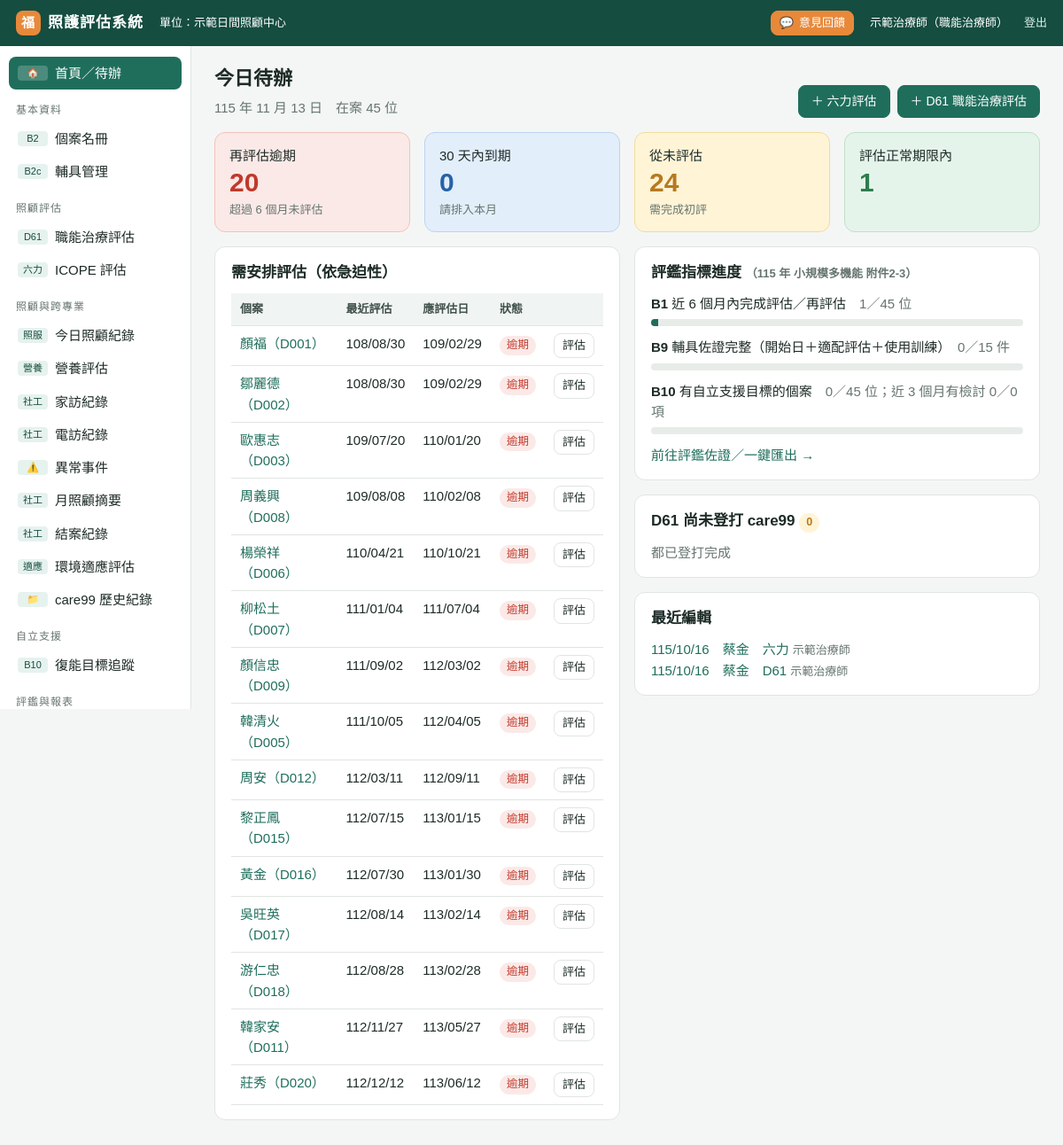
Page / (signed in) on the earlier database version.
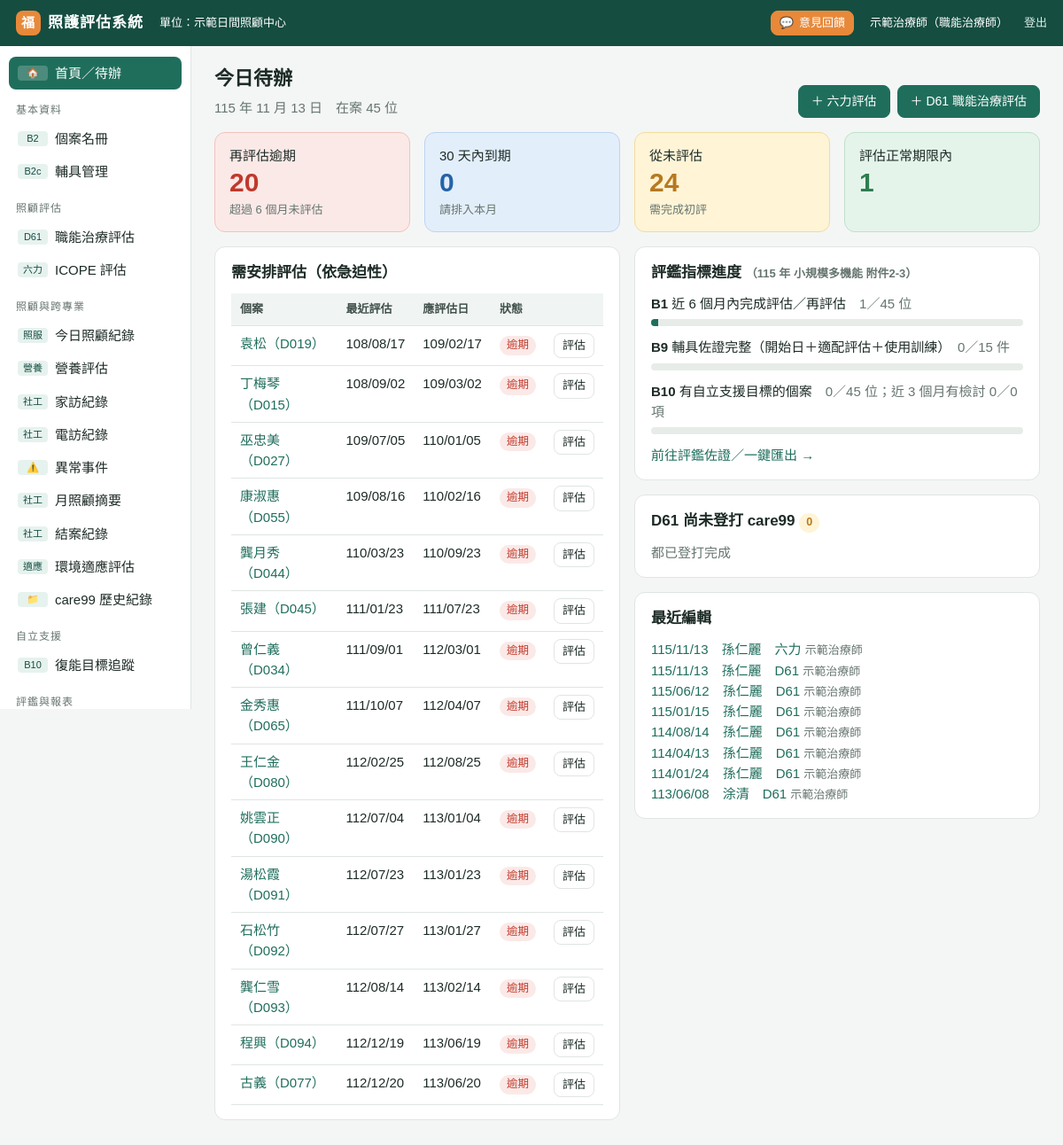
Same page on the later database version.
### tables this page shows
CREATE TABLE clients (id INTEGER PRIMARY KEY, case_no TEXT, name TEXT, gender TEXT, birth TEXT,
  services TEXT, supervisor TEXT, living TEXT, identity TEXT, phone TEXT, phone2 TEXT, address TEXT,
  diagnosis TEXT, status TEXT DEFAULT '在案', note TEXT, created TEXT, updated TEXT);

CREATE TABLE assessments (id INTEGER PRIMARY KEY, client_id INTEGER, type TEXT, date TEXT,
  assessor TEXT, kind TEXT, data TEXT, summary TEXT, note TEXT, next_due TEXT, keyed INTEGER DEFAULT 0,
  created TEXT, updated TEXT, source_id TEXT);

### app.py (the view)
@app.route("/")
@login_required
def home():
    cs = active_clients()
    counts = {k: sum(1 for c in cs if c["due"]["status"] == k) for k in ("逾期", "30天內到期", "未評估", "正常")}
    todo = sorted([c for c in cs if c["due"]["status"] != "正常"],
                  key=lambda c: ({"逾期": 0, "未評估": 1, "30天內到期": 2}[c["due"]["status"]], c["due"]["next"] or ""))
    recent = db().execute("""SELECT a.*, c.name, c.case_no FROM assessments a JOIN clients c ON c.id=a.client_id
        WHERE a.type IN ('D61','ICOPE') ORDER BY a.updated DESC LIMIT 8""").fetchall()
    unkeyed = db().execute("""SELECT a.*, c.name, c.case_no FROM assessments a JOIN clients c ON c.id=a.client_id
        WHERE a.type='D61' AND a.keyed=0 ORDER BY a.date""").fetchall()
    ind = indicators(cs)
    return render_template("home.html", cs=cs, counts=counts, todo=todo[:15], recent=recent, unkeyed=unkeyed, ind=ind)

### app.py (called while the page is built)
def db():
    if "db" not in g:
        g.db = sqlite3.connect(DB_PATH)
        g.db.row_factory = sqlite3.Row
        g.db.execute("PRAGMA foreign_keys=ON")
    return g.db

@app.teardown_appcontext
def _close(_):
    d = g.pop("db", None)
    if d is not None:
        d.close()

def setting(key):
    r = db().execute("SELECT value FROM settings WHERE key=?", (key,)).fetchone()
    return r["value"] if r else DEFAULT_SETTINGS.get(key, "")

def to_date(s):
    if not s:
        return None
    if isinstance(s, (date, datetime)):
        return s if isinstance(s, date) and not isinstance(s, datetime) else s.date()
    s = str(s).strip().replace(".", "/").replace("-", "/")
    parts = s.split("/")
    try:
        y, m, d = (int(p) for p in parts[:3])
    except ValueError:
        return None
    if y < 1000:
        y += 1911
    try:
        return date(y, m, d)
    except ValueError:
        return None

def roc(s, sep="/"):
    d = to_date(s)
    return f"{d.year - 1911}{sep}{d.month:02d}{sep}{d.day:02d}" if d else ""

def roc_long(s):
    d = to_date(s)
    return f"{d.year - 1911} 年 {d.month} 月 {d.day} 日" if d else "　　 年　 月　 日"

### templates/home.html (shortened to what this page needs)
{% extends "base.html" %}
{% block body %}
<div class="pagehead"><div><h1>今日待辦</h1><div class="muted">{{ today()|roc_long }}　在案 {{ cs|length }} 位</div></div>
<div class="btns"><a class="btn pri" href="{{ url_for('assess_edit', typ='icope') }}">＋ 六力評估</a>
<a class="btn pri" href="{{ url_for('assess_edit', typ='d61') }}">＋ D61 職能治療評估</a></div></div>
<div class="grid g4">
  <a class="stat bad" href="{{ url_for('clients', due='逾期') }}"><span>再評估逾期</span><b>{{ counts['逾期'] }}</b><span class="small muted">超過 6 個月未評估</span></a>
  <a class="stat info" href="{{ url_for('clients', due='30天內到期') }}"><span>30 天內到期</span><b>{{ counts['30天內到期'] }}</b><span class="small muted">請排入本月</span></a>
  <a class="stat warn" href="{{ url_for('clients', due='未評估') }}"><span>從未評估</span><b>{{ counts['未評估'] }}</b><span class="small muted">需完成初評</span></a>
  <a class="stat ok" href="{{ url_for('clients', due='正常') }}"><span>評估正常期限內</span><b>{{ counts['正常'] }}</b><span class="small muted">&nbsp;</span></a>
</div>
<div class="grid g2" style="margin-top:16px">
<div class="card">
  <h2>需安排評估（依急迫性）</h2>
  {% if todo %}
  <table class="t"><tr><th>個案</th><th>最近評估</th><th>應評估日</th><th>狀態</th><th></th></tr>
  {% for c in todo %}<tr>
    <td class="ttl"><a href="{{ url_for('client_view', cid=c.id) }}">{{ c.label }}</a></td>
    <td>{{ c.due.last|roc or '—' }}</td><td>{{ c.due.next|roc or '—' }}</td>
    <td><span class="b {{ c.due.status }}">{{ c.due.status }}</span></td>
    <td><a class="btn sm" href="{{ url_for('assess_edit', typ='icope', client=c.id) }}">評估</a></td></tr>{% endfor %}
  </table>
  {% else %}<div class="empty">全部個案都在評估期限內 👍</div>{% endif %}
</div>
<div>
  <div class="card">
    <h2>評鑑指標進度 <span class="small muted">（115 年 小規模多機能 附件2-3）</span></h2>
    <div style="margin-bottom:12px"><b>B1</b> 近 6 個月內完成評估／再評估　<span class="muted">{{ ind.b1[0] }}／{{ ind.n }} 位</span>
      <div class="bar"><i style="width:{{ ind.b1[1] }}%"></i></div></div>
    <div style="margin-bottom:12px"><b>B9</b> 輔具佐證完整（開始日＋適配評估＋使用訓練）　<span class="muted">{{ ind.b9[0] }}／{{ ind.b9[1] }} 件</span>
      <div class="bar"><i style="width:{{ ind.b9[2] }}%"></i></div></div>
    <div><b>B10</b> 有自立支援目標的個案　<span class="muted">{{ ind.b10[0] }}／{{ ind.n }} 位；近 3 個月有檢討 {{ ind.b10[2] }}／{{ ind.b10[3] }} 項</span>
      <div class="bar"><i style="width:{{ ind.b10[1] }}%"></i></div></div>
    <p style="margin:12px 0 0"><a href="{{ url_for('reports') }}">前往評鑑佐證／一鍵匯出 →</a></p>
  </div>
  <div class="card">
    <h2>D61 尚未登打 care99 <span class="b warn">{{ unkeyed|length }}</span></h2>
    {% if unkeyed %}<ul style="margin:0;padding-left:18px">{% for a in unkeyed %}
      <li><a href="{{ url_for('assess_view', aid=a.id) }}">{{ a.name }}（{{ a.case_no }}）{{ a.date|roc }}</a></li>{% endfor %}</ul>
    {% else %}<div class="muted">都已登打完成</div>{% endif %}
  </div>
  <div class="card">
    <h2>最近編輯</h2>
    {% for a in recent %}<div><a href="{{ url_for('assess_view', aid=a.id) }}">{{ a.date|roc }}　{{ a.name }}　{{ '六力' if a.type=='ICOPE' else 'D61' }}</a> <span class="muted small">{{ a.assessor }}</span></div>
    {% else %}<div class="muted">尚無紀錄</div>{% endfor %}
  </div>
</div>
</div>
{% endblock %}

Differences in the rows shown:
no longer on this page (row edited): clients: label "莊秀（D020）", due.last|roc "112/12/12", due.next|roc "113/06/12", due.status "逾期"
changed clients (number 1 of 15 on the later page): label "鄒麗德（D002）" → "袁松（D019）"; due.last|roc "108/08/30" → "108/08/17"; due.next|roc "109/02/29" → "109/02/17"; moves up the list
changed clients (number 2 of 15 on the later page): label "顏福（D001）" → "丁梅琴（D015）"; due.last|roc "108/08/30" → "108/09/02"; due.next|roc "109/02/29" → "109/03/02"
changed clients (number 3 of 15 on the later page): label "歐惠志（D003）" → "巫忠美（D027）"; due.last|roc "109/07/20" → "109/07/05"; due.next|roc "110/01/20" → "110/01/05"
changed clients (number 4 of 15 on the later page): label "周義興（D008）" → "康淑惠（D055）"; due.last|roc "109/08/08" → "109/08/16"; due.next|roc "110/02/08" → "110/02/16"
changed clients (number 5 of 15 on the later page): label "楊榮祥（D006）" → "龔月秀（D044）"; due.last|roc "110/04/21" → "110/03/23"; due.next|roc "110/10/21" → "110/09/23"
changed clients (number 6 of 15 on the later page): label "柳松土（D007）" → "張建（D045）"; due.last|roc "111/01/04" → "111/01/23"; due.next|roc "111/07/04" → "111/07/23"
changed clients (number 7 of 15 on the later page): label "韓清火（D005）" → "曾仁義（D034）"; due.last|roc "111/10/05" → "111/09/01"; due.next|roc "112/04/05" → "112/03/01"; moves up the list
changed clients (number 8 of 15 on the later page): label "顏信忠（D009）" → "金秀惠（D065）"; due.last|roc "111/09/02" → "111/10/07"; due.next|roc "112/03/02" → "112/04/07"
changed clients (number 9 of 15 on the later page): label "周安（D012）" → "王仁金（D080）"; due.last|roc "112/03/11" → "112/02/25"; due.next|roc "112/09/11" → "112/08/25"
changed clients (number 10 of 15 on the later page): label "黎正鳳（D015）" → "姚雲正（D090）"; due.last|roc "112/07/15" → "112/07/04"; due.next|roc "113/01/15" → "113/01/04"
changed clients (number 11 of 15 on the later page): label "黃金（D016）" → "湯松霞（D091）"; due.last|roc "112/07/30" → "112/07/23"; due.next|roc "113/01/30" → "113/01/23"
changed clients (number 12 of 15 on the later page): label "吳旺英（D017）" → "石松竹（D092）"; due.last|roc "112/08/14" → "112/07/27"; due.next|roc "113/02/14" → "113/01/27"
changed clients (number 13 of 15 on the later page): label "游仁忠（D018）" → "龔仁雪（D093）"; due.last|roc "112/08/28" → "112/08/14"; due.next|roc "113/02/28" → "113/02/14"
now on this page (row edited): clients: label "程興（D094）", due.last|roc "112/12/19", due.next|roc "113/06/19", due.status "逾期"
changed clients (number 15 of 15 on the later page): label "韓家安（D011）" → "古義（D077）"; due.last|roc "112/11/27" → "112/12/20"; due.next|roc "113/05/27" → "113/06/20"
changed assessments "六力": date|roc "115/10/16" → "115/11/13"; name "蔡金" → "孫仁麗"
changed assessments (number 2 of 8 on the later page): date|roc "115/10/16" → "115/11/13"; name "蔡金" → "孫仁麗"
added assessments: date|roc "115/06/12", name "孫仁麗", type "D61", assessor "示範治療師"
added assessments: date|roc "115/01/15", name "孫仁麗", type "D61", assessor "示範治療師"
added assessments: date|roc "114/08/14", name "孫仁麗", type "D61", assessor "示範治療師"
added assessments: date|roc "114/04/13", name "孫仁麗", type "D61", assessor "示範治療師"
added assessments: date|roc "114/01/24", name "孫仁麗", type "D61", assessor "示範治療師"
added assessments: date|roc "113/06/08", name "涂清", type "D61", assessor "示範治療師"
